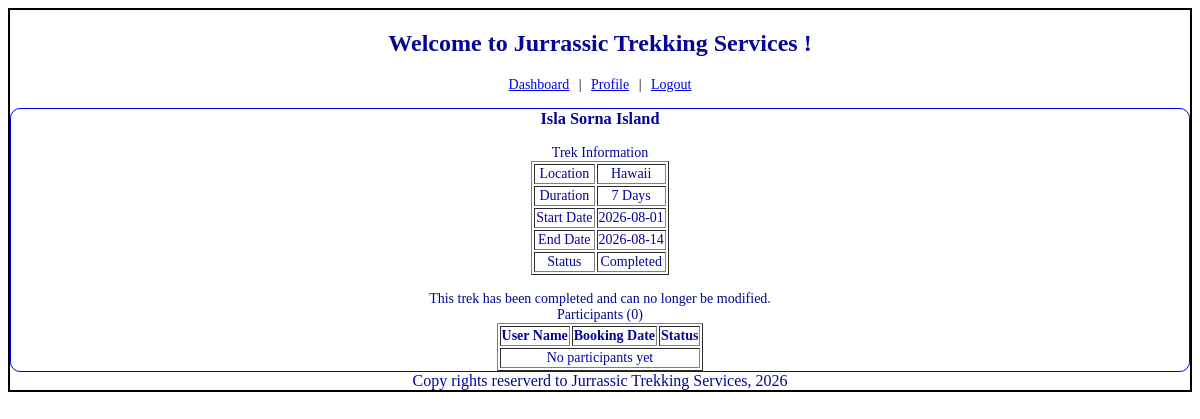
Page /staff/trek/1 (signed in) on the committed database.
### models.py (models this page shows)
class trek(db.Model):
    trek_id = db.Column(db.Integer, primary_key=True)
    trek_name = db.Column(db.String, nullable=False)
    location = db.Column(db.String, nullable=False)
    difficulty = db.Column(db.String, nullable=False)
    duration_days = db.Column(db.Integer, nullable=False)
    start_date = db.Column(db.Date, nullable=False)
    end_date = db.Column(db.Date, nullable=False)
    available_slots = db.Column(db.Integer, nullable=False)
    assigned_staff_id = db.Column(db.Integer, db.ForeignKey('staff_profile.staff_id'))
    status = db.Column(db.String, nullable=False, default="Pending")
    created_at = db.Column(db.DateTime, nullable=False, default=datetime.utcnow)
    bookings = db.relationship('booking', backref='trek', lazy=True)

### controller.py (the view, shortened to what this page needs)
@app.route("/staff/trek/<int:trek_id>", methods=["GET","POST"])
def staff_trek(trek_id):
  if session.get('role') != 'Staff':
    return redirect(url_for('signin'))
  this_trek = trek.query.get(trek_id)
  my_profile = staff_profile.query.filter_by(user_id=session['uid']).first()
  if not this_trek or not my_profile or this_trek.assigned_staff_id != my_profile.staff_id:
    return redirect(url_for('staff_dashboard'))
  return render_template("staff_trek.html", this_trek=this_trek)

### templates/staff_trek.html
{% extends "base.html" %}
{% block content %}
    <div class="navlinks">
        <a href="/staff/">Dashboard</a> |
        <a href="/staff/profile">Profile</a> |
        <a href="/logout">Logout</a>
    </div>
    <div class="dashboard-form">
        <h3 class="center">{{this_trek.trek_name}}</h3><br>
        <table class="center" name="Trek Info" border="1">
        <caption>Trek Information</caption>
        <tr><td>Location</td><td>{{this_trek.location}}</td></tr>
        <tr><td>Duration</td><td>{{this_trek.duration_days}} Days</td></tr>
        <tr><td>Start Date</td><td>{{this_trek.start_date}}</td></tr>
        <tr><td>End Date</td><td>{{this_trek.end_date}}</td></tr>
        <tr><td>Status</td><td>{{this_trek.status}}</td></tr>
        </table>
        <br>
        {% if this_trek.status != "Completed" %}
        <form method="POST" action="/staff/trek/{{this_trek.trek_id}}">
        <table class="center">
        <tr>
            <td><label>Available Slots :</label></td>
            <td><input type="text" name="available_slots" value="{{this_trek.available_slots}}"></td>
        </tr>
        <tr>
            <td><label>Status :</label></td>
            <td>
                <select name="status">
                    {% for st in ['Open','Closed','Ongoing','Completed'] %}
                    <option value="{{st}}" {{'selected' if this_trek.status==st}}>{{st}}</option>
                    {% endfor %}
                </select>
            </td>
        </tr>
        <tr>
            <td><input type="submit" value="Update Trek"></td>
        </tr>
        </table>
        </form>
        {% else %}
        <p class = "center">This trek has been completed and can no longer be modified.</p>
        {% endif %}
        <table class="center" name="Participants" border="1">
        <caption>Participants ({{this_trek.bookings|length}})</caption>
        <tr>
            <th>User Name</th>
            <th>Booking Date</th>
            <th>Status</th>
        </tr>
        {% for b in this_trek.bookings %}
        <tr>
            <td>{{b.trekker.user.full_name}}</td>
            <td>{{b.booking_date}}</td>
            <td>{{b.booking_status}}</td>
        </tr>
        {% else %}
        <tr><td colspan="3">No participants yet</td></tr>
        {% endfor %}
        </table>
    </div>
{% endblock %}

### static/main.css (style rules this page uses)
.center { text-align: center; margin: auto; color: rgb(5 , 5 , 150); }
.dashboard-form { border: 1px solid blue; margin: auto; border-radius: 10px; font-size: 14px; text-align: justify; }
.navlinks { text-align: center; margin-bottom: 15px; font-size: 14px; }
.navlinks a { margin: 0 6px; }

### rows in the picture
trek: trek_name "Isla Sorna Island", location "Hawaii", duration_days "7", start_date "2026-08-01", end_date "2026-08-14", status "Completed"

### other values in the picture
{{ this_trek.bookings|length }} "0"
